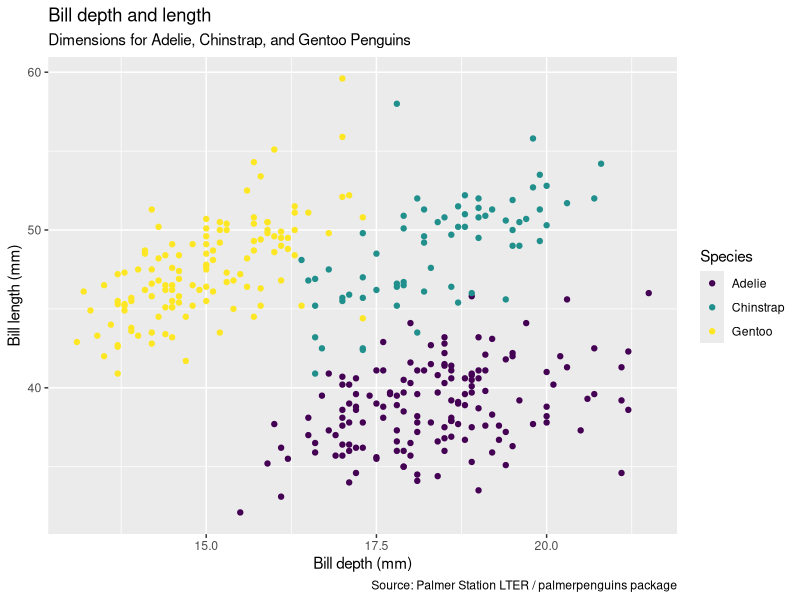
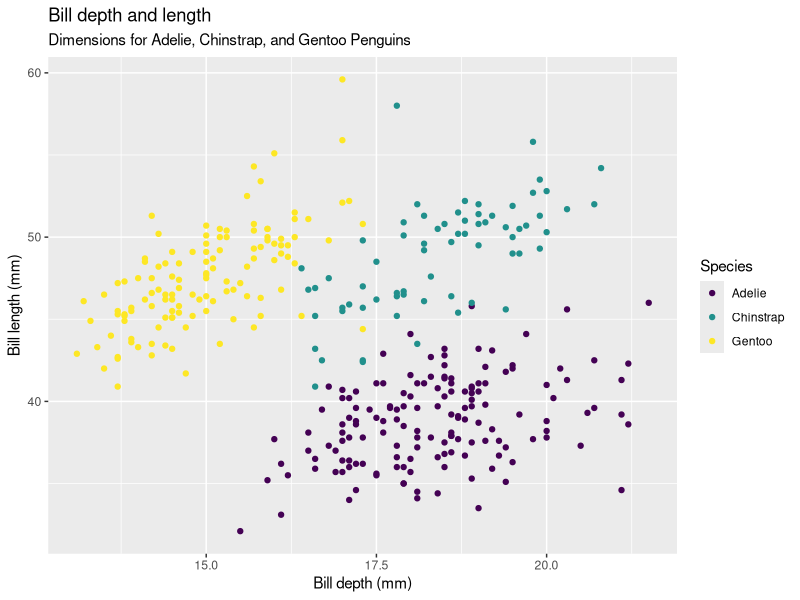
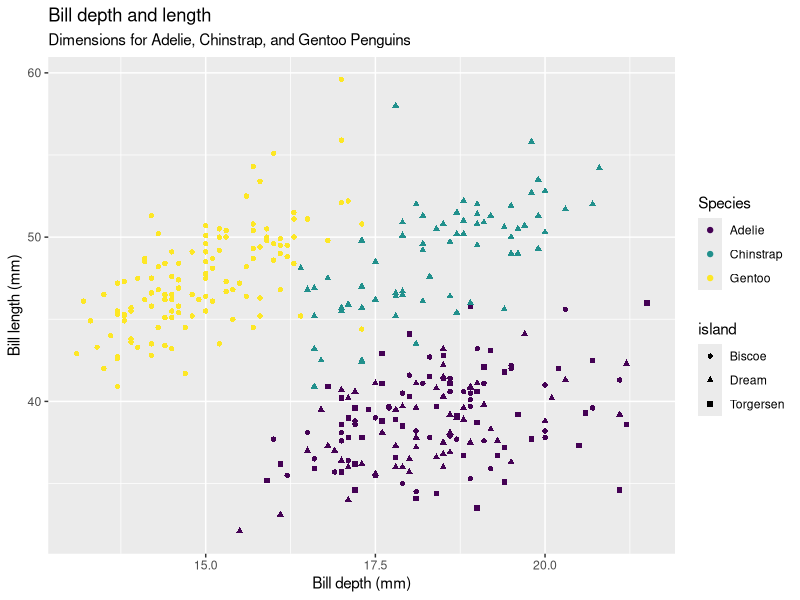
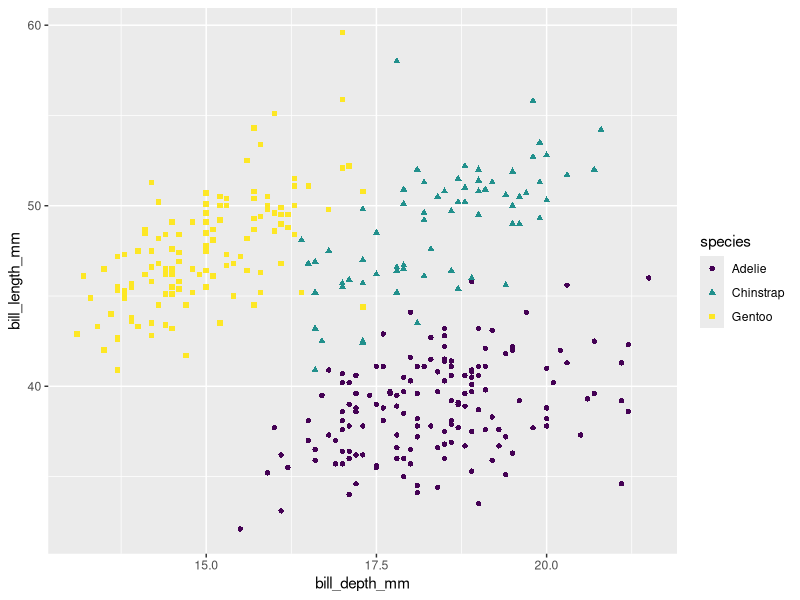
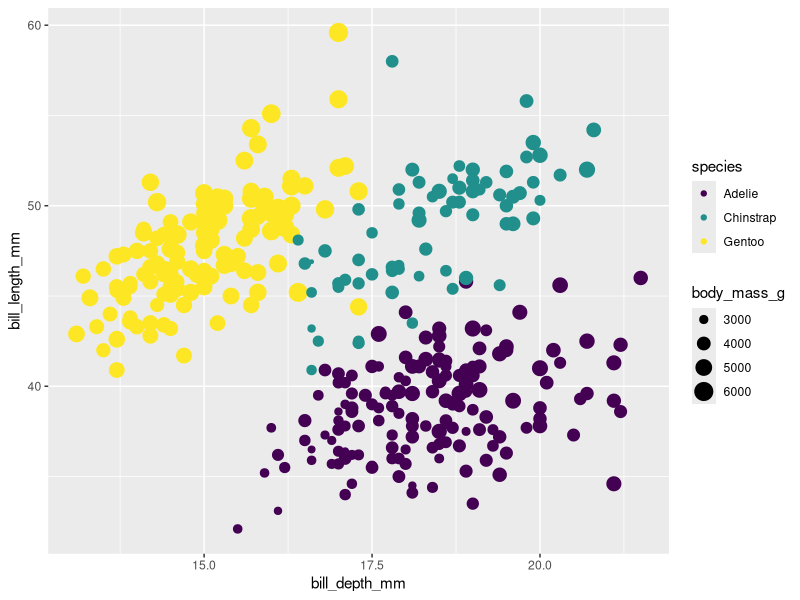
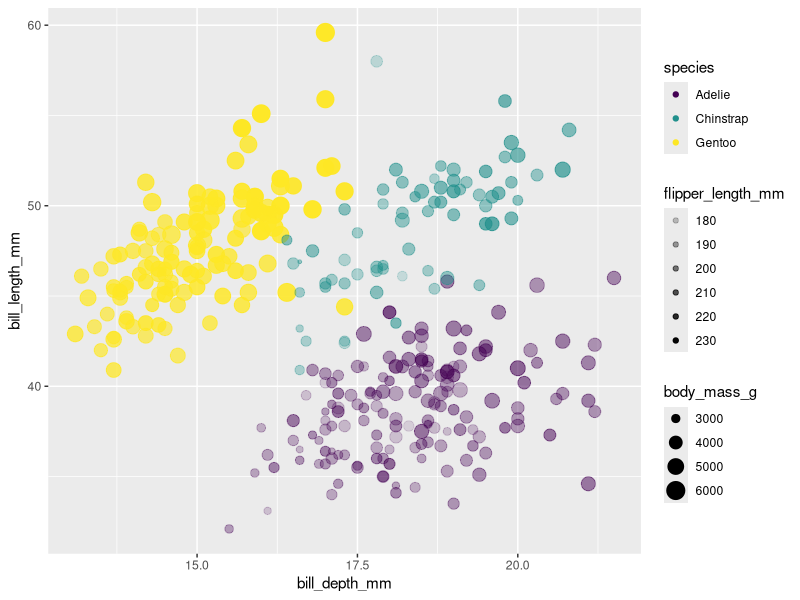
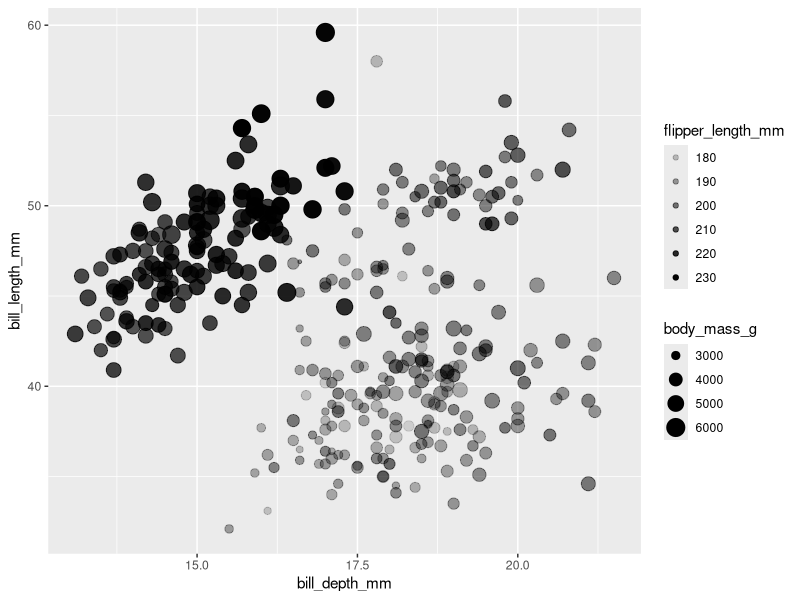
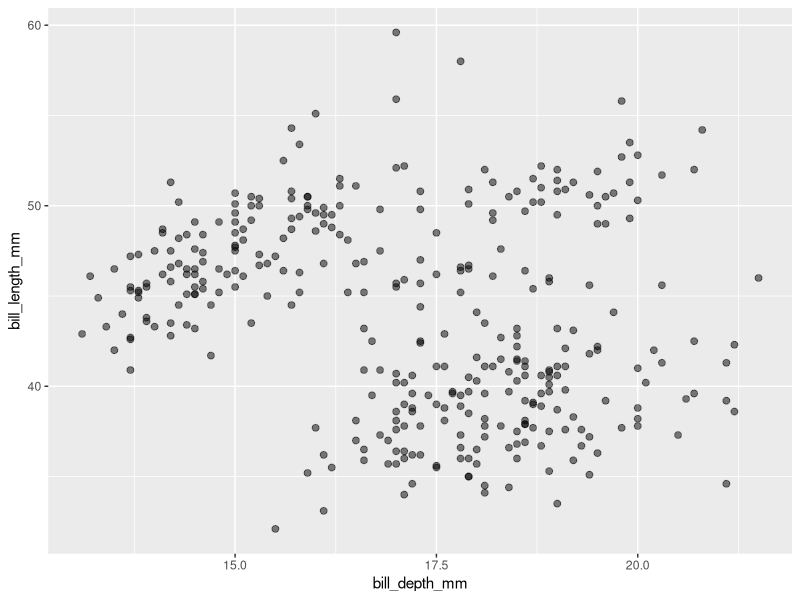

Write R code to recreate these figures, in order.
### Penguins_Class_Activity #########
### Created by: Alyssa Cohen
### Created on: 2021-02-08
~~~~~~~~~~~~~~~~~~~~~~~~~~~~~~~~~~~~~~~~~~~~~~~~~~~~~~~
  
  
### Load Libraries ########

install.packages("palmerpenguins")
library(palmerpenguins)
library(tidyverse)
library(here)

### Add data ################
glimpse(penguins)

### ggplot ##################
ggplot(data=penguins, 
       mapping = aes(x = bill_depth_mm, 
                     y = bill_length_mm,
                     color = species)) +
  geom_point() +
  labs(title = "Bill depth and length",
       subtitle = "Dimensions for Adelie, Chinstrap, and Gentoo Penguins",
       x = "Bill depth (mm)", y = "Bill length (mm)",
       color = "Species",
       caption = "Source: Palmer Station LTER / palmerpenguins package")+
  scale_color_viridis_d()


### Aesthetic  Options ########

#### Color ##########
ggplot(data=penguins, 
       mapping = aes(x = bill_depth_mm,
                     y = bill_length_mm,
                     color = species)) +
  geom_point()+
  labs(title = "Bill depth and length",
       subtitle = "Dimensions for Adelie, Chinstrap, and Gentoo Penguins",
       x = "Bill depth (mm)", y = "Bill length (mm)",
       color = "Species") +
  scale_color_viridis_d()

#### Shape ##########
ggplot(data=penguins, 
       mapping = aes(x = bill_depth_mm,
                     y = bill_length_mm,
                     color = species,
                     shape = island
       )) +
  geom_point()+
  labs(title = "Bill depth and length",
       subtitle = "Dimensions for Adelie, Chinstrap, and Gentoo Penguins",
       x = "Bill depth (mm)", 
       y = "Bill length (mm)",
       color = "Species") +
  scale_color_viridis_d()

#shape and color to same variable
ggplot(data=penguins, 
       mapping = aes(x = bill_depth_mm,
                     y = bill_length_mm,
                     color = species,
                     shape = species
       )) +
  geom_point()+
  scale_color_viridis_d()


#### Size ##########
ggplot(data=penguins, 
       mapping = aes(x = bill_depth_mm,
                     y = bill_length_mm,
                     color = species,
                     size = body_mass_g
       )) +
  geom_point()+
  scale_color_viridis_d()


#### Alpha (transparency) ##########
ggplot(data=penguins, 
       mapping = aes(x = bill_depth_mm,
                     y = bill_length_mm,
                     color = species,
                     size = body_mass_g,
                     alpha = flipper_length_mm
       )) +
  geom_point()+
  scale_color_viridis_d()

#### Mapping vs Setting ###########
#mapping
ggplot(data=penguins, 
       mapping = aes(x = bill_depth_mm,
                     y = bill_length_mm,
                     size = body_mass_g,
                     alpha = flipper_length_mm
       )) +
  geom_point()

#setting
ggplot(data=penguins, 
       mapping = aes(x = bill_depth_mm,
                     y = bill_length_mm)) +
  geom_point(size = 2, alpha = 0.5)


### Faceting #########################
####### facet_grid ########
# sex on top
# make multiple plots groups by 
## species on the y (rows) and and sex on the x (columns)
ggplot(penguins, 
       aes(x = bill_depth_mm,
           y = bill_length_mm))+
  geom_point()+
  facet_grid(species~sex)

# species on top
# make multiple plots groups 
## by sex on the y (rows) and and species on the x (columns)
ggplot(penguins, 
       aes(x = bill_depth_mm,
           y = bill_length_mm))+
  geom_point()+
  facet_grid(sex~species)

####### facet_wrap ########
# 3 columns 
ggplot(penguins, aes(x = bill_depth_mm, y = bill_length_mm)) + 
  geom_point() +
  facet_wrap(~ species)

# make it two columns
ggplot(penguins, aes(x = bill_depth_mm, y = bill_length_mm)) + 
  geom_point() +
  facet_wrap(~ species, ncol=2) 

####### facet and color ########
ggplot(data=penguins, 
       mapping = aes(x = bill_depth_mm,
                     y = bill_length_mm,
                     color = species,
       )) +
  geom_point()+
  scale_color_viridis_d()+
  facet_grid(species~sex)

####### facet + color + remove legend ########
ggplot(data=penguins, 
       mapping = aes(x = bill_depth_mm,
                     y = bill_length_mm,
                     color = species,
       )) +
  geom_point()+
  scale_color_viridis_d()+
  facet_grid(species~sex)+
  guides(color = FALSE)

done
